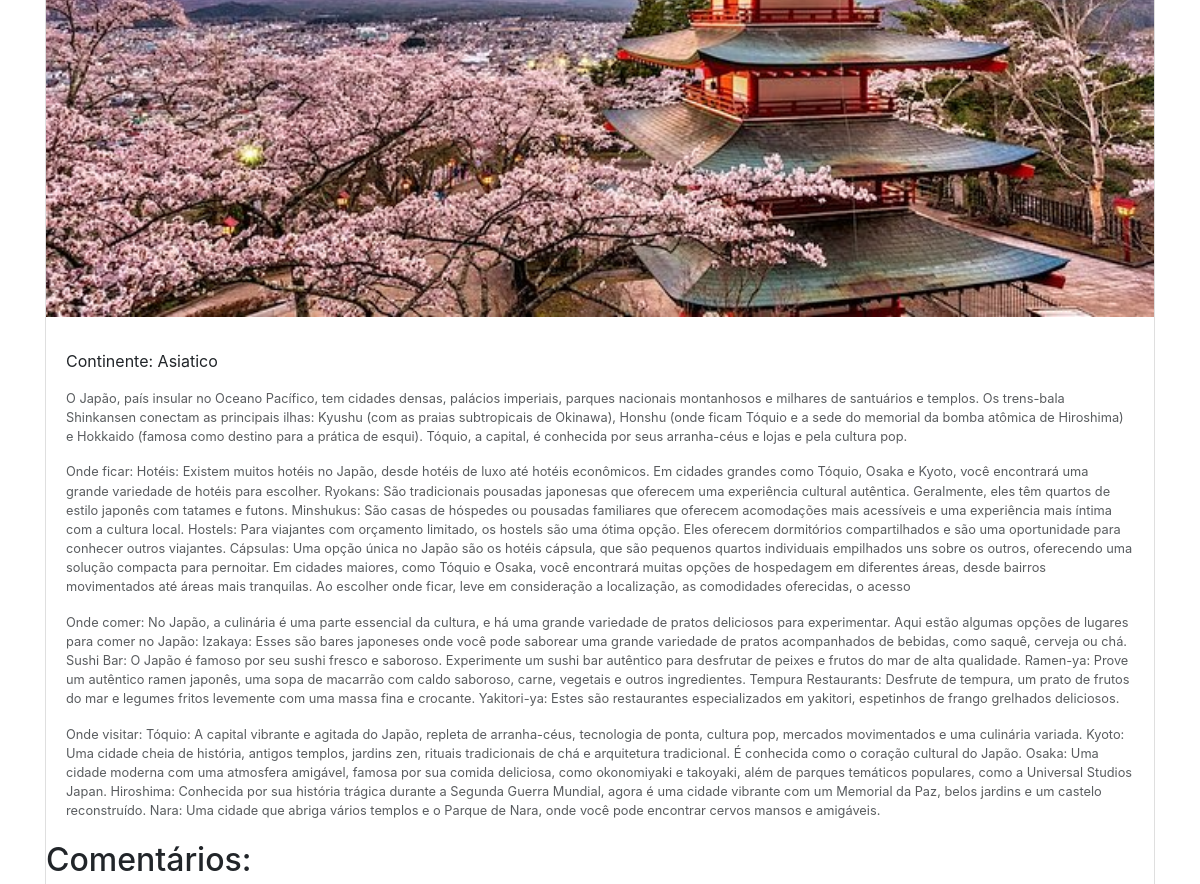
The app's page /asia/Continente/detalhe/japao/ (middle part), older data.
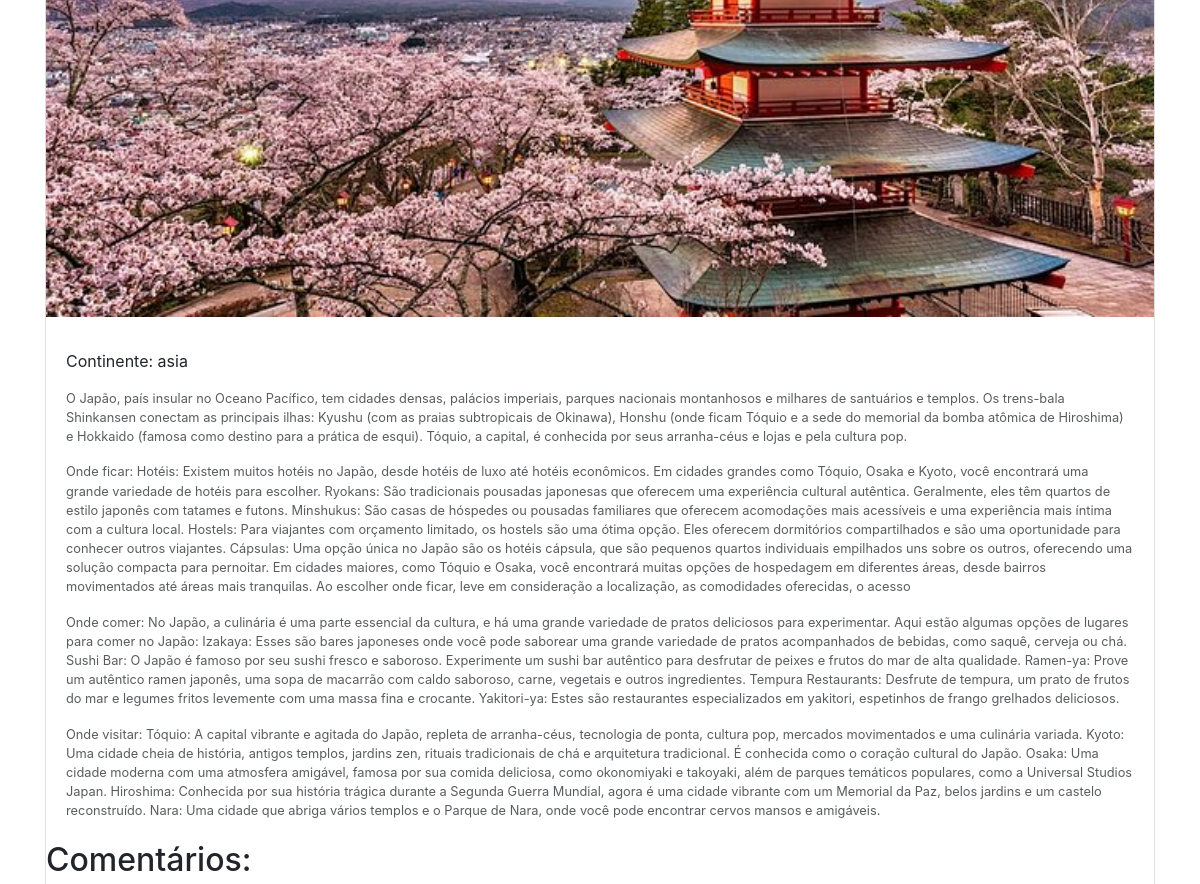
The same page, newer data.
### asia/models.py (models this page shows, shortened)
class model_asia(models.Model):
    Continente = models.CharField(max_length=100)
    País = models.CharField(max_length=100)
    Descricao = models.CharField(max_length=3000)
    OndeFicar = models.CharField(max_length=1800)
    OndeComer = models.CharField(max_length=1800)
    OndeVisitar = models.CharField(max_length=1800)
    foto = models.ImageField(upload_to='img/%Y/%m/%d/')
    ta_publicado = models.BooleanField(default=False)
    link = models.CharField(max_length=60)

### asia/views.py (the view, shortened to what this page needs)
# urls.py: path('Continente/detalhe/<str:link_url>/',views.v_detalhe, name='detalhe'),
def v_detalhe(request, link_url):
    detalhe = get_object_or_404(model_asia, link=link_url)
    comentarios = Comentario.objects.filter(eh_publicada=True, link_url=link_url)
    formulario = ComentarioForms(initial={'link_url': link_url})
    return render(request, 'Asia/paginas/detalhe.html', context={'detalhe': detalhe, 'comentarios': comentarios, 'formulario': formulario})

### asia/templates/asia/paginas/detalhe.html (shortened to what this page needs)
{% extends 'global/paginas/pais_detalhe.html' %}
{% block comentario %}
<section>
  <h2 class="m2">Comentários:</h2>
  {% for comentario in comentarios %}
  <br>
  {% empty %}
      <p>Nenhum comentário encontrado.</p>
  {% endfor %}
</section>
{% endblock %}

### meus_templates/global/paginas/pais_detalhe.html (shortened to what this page needs)
{% include 'global/parciais/header.html' %}
{% load static %}
<link rel="stylesheet" href="https://stackpath.bootstrapcdn.com/bootstrap/4.1.3/css/bootstrap.min.css">
{%if detalhe %}
<div class="container" style="border: 0;">
<div class="card mb-3">
    <img src="{{ detalhe.foto.url }}" class="card-img-top" alt="...">
    <div class="card-body">
      <p class="card-text">Continente: {{detalhe.Continente}}</p>
      <p class="card-text"><small class="text-body-secondary">{{detalhe.Descricao}}</small></p>
      <p class="card-text"><small class="text-body-secondary">Onde ficar: {{detalhe.OndeFicar}}</small></p>
      <p class="card-text"><small class="text-body-secondary">Onde comer: {{detalhe.OndeComer}}</small></p>
      <p class="card-text"><small class="text-body-secondary">Onde visitar: {{detalhe.OndeVisitar}}</small></p>
    </div>
{% endif %}
{% block comentario %}
{% endblock %}
</div>
</div>

Row changes from the older to the newer data that the page shows:
changed model_asia: Continente "Asiatico" → "asia"
